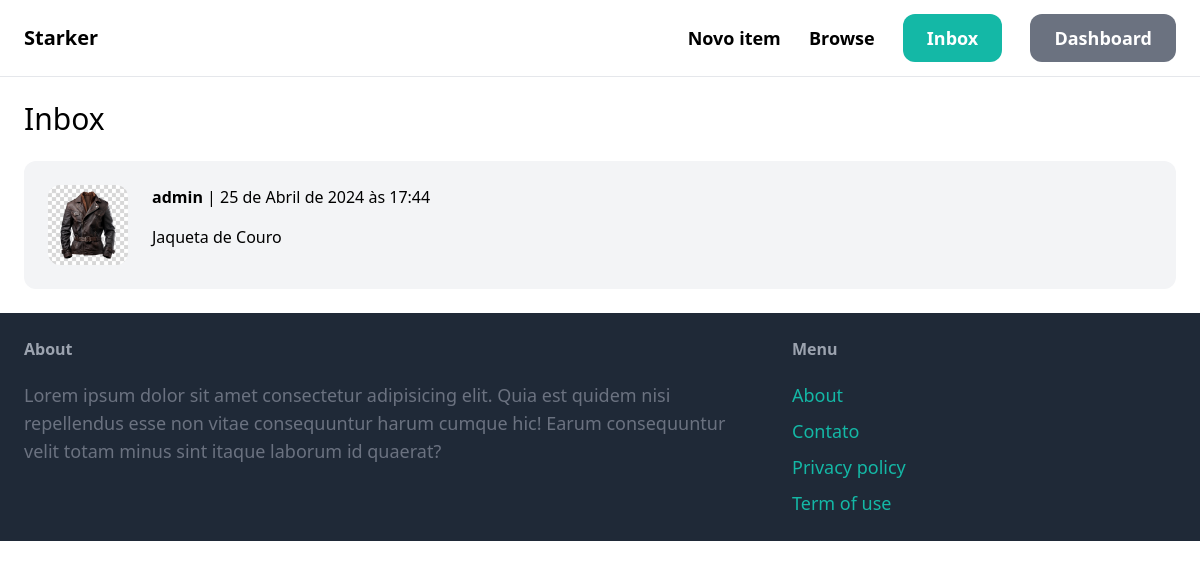
Screenshot of /inbox/ (signed in) with the database file from the repository.
### conversation/models.py (models this page shows)
class Conversation(models.Model):
    item = models.ForeignKey(Item, related_name='conversations', on_delete=models.CASCADE)
    membros = models.ManyToManyField(User, related_name='conversations')
    criado_em = models.DateTimeField(auto_now_add=True)
    modificado_em = models.DateTimeField(auto_now=True)
    class Meta:
        ordering = ('modificado_em',)

### item/models.py (models this page shows, shortened)
class Item(models.Model):
    categoria = models.ForeignKey(Category, related_name='items', on_delete=models.CASCADE)
    nome = models.CharField(max_length=255)
    descricao = models.TextField(blank=True, null=True)
    preco = models.FloatField()
    imagem = models.ImageField(upload_to='images', blank=True, null=True)
    a_venda = models.BooleanField(default=False)
    criado_por = models.ForeignKey(User, related_name='items', on_delete=models.CASCADE)
    criado_em = models.DateTimeField(auto_now_add=True)

### conversation/views.py (the view)
# urls.py: path('', inbox, name='inbox'),
@login_required
def inbox(request):
    conversations = Conversation.objects.filter(membros__in=[request.user.id])
    print(conversations)
    context = {
        'conversations': conversations
    }
    return render(request, 'conversations/inbox.html', context)

### conversation/templates/conversations/inbox.html (shortened to what this page needs)
{%extends 'base.html'%}
{%block content%}
<h1 class="mb-6 text-3xl">Inbox</h1>
<div class="space-y-4">
    {%for conversation in conversations%}
    <a href="/inbox/{{conversation.id}}">
        <div class="p-6 flex bg-gray-100 rounded-xl">
            <div class="pr-6">
                <img src="{{ conversation.item.imagem.url }}" class="w-20 rounded-xl">
            </div>
            <div>
                {%for membro in conversation.membros.all%}
                {%if membro != request.user%}
                <p class="mb-4"><strong>{{membro.username}}</strong> | {{conversation.modificado_em}}</p>
                <p>{{conversation.item.nome}}</p>
                {%endif%}
                {%endfor%}
            </div>
        </div>
    </a>
    {%endfor%}
</div>
{%endblock%}

### rows the page displays
Conversation: item.imagem (picture), modificado_em "25 de Abril de 2024 às 17:44", item.nome "Jaqueta de Couro"

### other values shown
{{ membro.username }} "admin"
